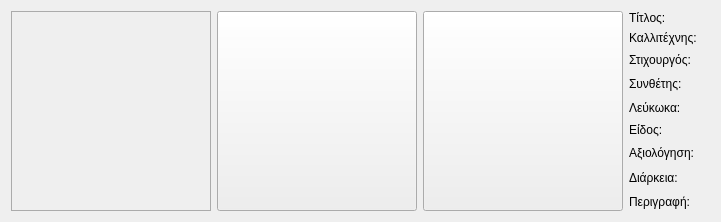
        <widget class="QFrame" name="frame">
         <property name="sizePolicy">
          <sizepolicy hsizetype="Preferred" vsizetype="Fixed">
           <horstretch>0</horstretch>
           <verstretch>0</verstretch>
          </sizepolicy>
         </property>
         <property name="minimumSize">
          <size>
           <width>0</width>
           <height>0</height>
          </size>
         </property>
         <property name="styleSheet">
          <string notr="true">QFrame{
	border:none;
}</string>
         </property>
         <property name="frameShape">
          <enum>QFrame::StyledPanel</enum>
         </property>
         <property name="frameShadow">
          <enum>QFrame::Raised</enum>
         </property>
         <layout class="QGridLayout" name="gridLayout_6">
          <item row="0" column="0">
           <widget class="QLabel" name="image">
            <property name="minimumSize">
             <size>
              <width>200</width>
              <height>200</height>
             </size>
            </property>
            <property name="maximumSize">
             <size>
              <width>200</width>
              <height>200</height>
             </size>
            </property>
            <property name="whatsThis">
             <string>Εικόνα αρχείου ήχου (εφόσον υπάρχει)</string>
            </property>
            <property name="styleSheet">
             <string notr="true">QLabel{border:1px solid #ABABAB;}</string>
            </property>
            <property name="text">
             <string/>
            </property>
            <property name="scaledContents">
             <bool>true</bool>
            </property>
            <property name="buddy">
             <cstring>preview_play_or_pause</cstring>
            </property>
           </widget>
          </item>
          <item row="0" column="1">
           <widget class="QPushButton" name="preview_play_or_pause">
            <property name="minimumSize">
             <size>
              <width>200</width>
              <height>200</height>
             </size>
            </property>
            <property name="maximumSize">
             <size>
              <width>200</width>
              <height>200</height>
             </size>
            </property>
            <property name="whatsThis">
             <string>Αναπαραγωγή ή παύση αναπαραγωγής προεπισκόπησης αρχείου ήχου</string>
            </property>
            <property name="text">
             <string/>
            </property>
            <property name="icon">
             <iconset resource="../../../icons.qrc">
              <normaloff>:/main-window/assets/images/main-window/play-song.png</normaloff>:/main-window/assets/images/main-window/play-song.png</iconset>
            </property>
            <property name="iconSize">
             <size>
              <width>110</width>
              <height>110</height>
             </size>
            </property>
           </widget>
          </item>
          <item row="0" column="2">
           <widget class="QPushButton" name="preview_stop">
            <property name="minimumSize">
             <size>
              <width>200</width>
              <height>200</height>
             </size>
            </property>
            <property name="maximumSize">
             <size>
              <width>200</width>
              <height>200</height>
             </size>
            </property>
            <property name="whatsThis">
             <string>Παύση προεπισκόπησης αρχείου ήχου</string>
            </property>
            <property name="text">
             <string/>
            </property>
            <property name="icon">
             <iconset resource="../../../icons.qrc">
              <normaloff>:/main-window/assets/images/main-window/stop-song.png</normaloff>:/main-window/assets/images/main-window/stop-song.png</iconset>
            </property>
            <property name="iconSize">
             <size>
              <width>110</width>
              <height>110</height>
             </size>
            </property>
           </widget>
          </item>
          <item row="0" column="3">
           <widget class="QFrame" name="frame_7">
            <property name="frameShape">
             <enum>QFrame::StyledPanel</enum>
            </property>
            <property name="frameShadow">
             <enum>QFrame::Raised</enum>
            </property>
            <layout class="QGridLayout" name="gridLayout">
             <property name="leftMargin">
              <number>0</number>
             </property>
             <property name="topMargin">
              <number>0</number>
             </property>
             <property name="rightMargin">
              <number>0</number>
             </property>
             <property name="bottomMargin">
              <number>0</number>
             </property>
             <item row="6" column="1">
              <widget class="QFrame" name="rating_frame">
               <property name="minimumSize">
                <size>
                 <width>0</width>
                 <height>20</height>
                </size>
               </property>
               <property name="styleSheet">
                <string notr="true">QFrame{border:none;}</string>
               </property>
               <property name="frameShape">
                <enum>QFrame::StyledPanel</enum>
               </property>
               <property name="frameShadow">
                <enum>QFrame::Raised</enum>
               </property>
               <layout class="QHBoxLayout" name="horizontalLayout_5">
                <property name="leftMargin">
                 <number>0</number>
                </property>
                <property name="topMargin">
                 <number>0</number>
                </property>
                <property name="rightMargin">
                 <number>0</number>
                </property>
                <property name="bottomMargin">
                 <number>0</number>
                </property>
               </layout>
              </widget>
             </item>
             <item row="0" column="1">
              <widget class="QLabel" name="title">
               <property name="sizePolicy">
                <sizepolicy hsizetype="Preferred" vsizetype="Fixed">
                 <horstretch>0</horstretch>
                 <verstretch>0</verstretch>
                </sizepolicy>
               </property>
               <property name="text">
                <string/>
               </property>
               <property name="wordWrap">
                <bool>true</bool>
               </property>
              </widget>
             </item>
             <item row="0" column="0">
              <widget class="QLabel" name="label">
               <property name="sizePolicy">
                <sizepolicy hsizetype="Fixed" vsizetype="Fixed">
                 <horstretch>0</horstretch>
                 <verstretch>0</verstretch>
                </sizepolicy>
               </property>
               <property name="text">
                <string>Τίτλος:</string>
               </property>
              </widget>
             </item>
             <item row="1" column="0">
              <widget class="QLabel" name="label_8">
               <property name="sizePolicy">
                <sizepolicy hsizetype="Preferred" vsizetype="Fixed">
                 <horstretch>0</horstretch>
                 <verstretch>0</verstretch>
                </sizepolicy>
               </property>
               <property name="text">
                <string>Καλλιτέχνης:</string>
               </property>
              </widget>
             </item>
             <item row="2" column="0">
              <widget class="QLabel" name="label_2">
               <property name="text">
                <string>Στιχουργός:</string>
               </property>
              </widget>
             </item>
             <item row="1" column="1">
              <widget class="QLabel" name="artist">
               <property name="text">
                <string/>
               </property>
               <property name="wordWrap">
                <bool>true</bool>
               </property>
              </widget>
             </item>
             <item row="2" column="1">
              <widget class="QLabel" name="author">
               <property name="text">
                <string/>
               </property>
               <property name="wordWrap">
                <bool>true</bool>
               </property>
              </widget>
             </item>
             <item row="4" column="0">
              <widget class="QLabel" name="label_16">
               <property name="text">
                <string>Λεύκωκα:</string>
               </property>
              </widget>
             </item>
             <item row="3" column="0">
              <widget class="QLabel" name="label_9">
               <property name="text">
                <string>Συνθέτης:</string>
               </property>
              </widget>
             </item>
             <item row="3" column="1">
              <widget class="QLabel" name="composer">
               <property name="text">
                <string/>
               </property>
               <property name="wordWrap">
                <bool>true</bool>
               </property>
              </widget>
             </item>
             <item row="5" column="0">
              <widget class="QLabel" name="label_3">
               <property name="sizePolicy">
                <sizepolicy hsizetype="Fixed" vsizetype="Fixed">
                 <horstretch>0</horstretch>
                 <verstretch>0</verstretch>
                </sizepolicy>
               </property>
               <property name="text">
                <string>Είδος:</string>
               </property>
              </widget>
             </item>
             <item row="6" column="0">
              <widget class="QLabel" name="label_15">
               <property name="text">
                <string>Αξιολόγηση:</string>
               </property>
              </widget>
             </item>
             <item row="4" column="1">
              <widget class="QLabel" name="album">
               <property name="text">
                <string/>
               </property>
               <property name="wordWrap">
                <bool>true</bool>
               </property>
              </widget>
             </item>
             <item row="5" column="1">
              <widget class="QLabel" name="genre">
               <property name="text">
                <string/>
               </property>
               <property name="wordWrap">
                <bool>true</bool>
               </property>
              </widget>
             </item>
             <item row="7" column="0">
              <widget class="QLabel" name="label_14">
               <property name="text">
                <string>Διάρκεια:</string>
               </property>
              </widget>
             </item>
             <item row="7" column="1">
              <widget class="QLabel" name="current_and_total_duration">
               <property name="text">
                <string/>
               </property>
               <property name="wordWrap">
                <bool>true</bool>
               </property>
              </widget>
             </item>
             <item row="8" column="0">
              <widget class="QLabel" name="label_18">
               <property name="text">
                <string>Περιγραφή:</string>
               </property>
              </widget>
             </item>
             <item row="8" column="1">
              <widget class="QLabel" name="description">
               <property name="text">
                <string/>
               </property>
               <property name="wordWrap">
                <bool>true</bool>
               </property>
              </widget>
             </item>
            </layout>
           </widget>
          </item>
         </layout>
        </widget>
